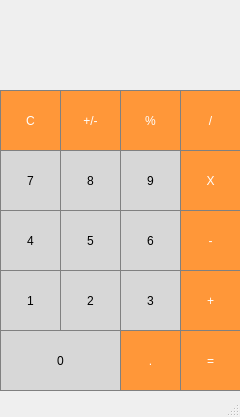
<?xml version="1.0" encoding="UTF-8"?>
<ui version="4.0">
 <class>Calculator</class>
 <widget class="QMainWindow" name="Calculator">
  <property name="geometry">
   <rect>
    <x>0</x>
    <y>0</y>
    <width>240</width>
    <height>417</height>
   </rect>
  </property>
  <property name="windowTitle">
   <string>Calculator</string>
  </property>
  <widget class="QWidget" name="centralwidget">
   <widget class="QPushButton" name="pushButton_C">
    <property name="geometry">
     <rect>
      <x>0</x>
      <y>90</y>
      <width>61</width>
      <height>61</height>
     </rect>
    </property>
    <property name="sizePolicy">
     <sizepolicy hsizetype="Preferred" vsizetype="Preferred">
      <horstretch>0</horstretch>
      <verstretch>0</verstretch>
     </sizepolicy>
    </property>
    <property name="styleSheet">
     <string notr="true">QPushButton {
  background-color: rgb(255, 151, 57);
  color: white; 
  border: 1px solid gray;
}

QPushButton:pressed {
    background-color: qlineargradient(x1: 0, y1: 0, x2: 0, y2: 1,
                                      stop: 0 #FF7832, stop: 1 #FF9739);
}</string>
    </property>
    <property name="text">
     <string>C</string>
    </property>
   </widget>
   <widget class="QPushButton" name="pushButton_sign">
    <property name="geometry">
     <rect>
      <x>60</x>
      <y>90</y>
      <width>61</width>
      <height>61</height>
     </rect>
    </property>
    <property name="sizePolicy">
     <sizepolicy hsizetype="Preferred" vsizetype="Preferred">
      <horstretch>0</horstretch>
      <verstretch>0</verstretch>
     </sizepolicy>
    </property>
    <property name="styleSheet">
     <string notr="true">QPushButton {
  background-color: rgb(255, 151, 57);
  color: white; 
  border: 1px solid gray;
}

QPushButton:pressed {
    background-color: qlineargradient(x1: 0, y1: 0, x2: 0, y2: 1,
                                      stop: 0 #FF7832, stop: 1 #FF9739);
}</string>
    </property>
    <property name="text">
     <string>+/-</string>
    </property>
   </widget>
   <widget class="QPushButton" name="pushButton_percent">
    <property name="geometry">
     <rect>
      <x>120</x>
      <y>90</y>
      <width>61</width>
      <height>61</height>
     </rect>
    </property>
    <property name="sizePolicy">
     <sizepolicy hsizetype="Preferred" vsizetype="Preferred">
      <horstretch>0</horstretch>
      <verstretch>0</verstretch>
     </sizepolicy>
    </property>
    <property name="styleSheet">
     <string notr="true">QPushButton {
  background-color: rgb(255, 151, 57);
  color: white; 
  border: 1px solid gray;
}

QPushButton:pressed {
    background-color: qlineargradient(x1: 0, y1: 0, x2: 0, y2: 1,
                                      stop: 0 #FF7832, stop: 1 #FF9739);
}</string>
    </property>
    <property name="text">
     <string>%</string>
    </property>
   </widget>
   <widget class="QPushButton" name="pushButton_divide">
    <property name="geometry">
     <rect>
      <x>180</x>
      <y>90</y>
      <width>61</width>
      <height>61</height>
     </rect>
    </property>
    <property name="sizePolicy">
     <sizepolicy hsizetype="Preferred" vsizetype="Preferred">
      <horstretch>0</horstretch>
      <verstretch>0</verstretch>
     </sizepolicy>
    </property>
    <property name="styleSheet">
     <string notr="true">QPushButton {
  background-color: rgb(255, 151, 57);
  color: white; 
  border: 1px solid gray;
}

QPushButton:pressed {
    background-color: qlineargradient(x1: 0, y1: 0, x2: 0, y2: 1,
                                      stop: 0 #FF7832, stop: 1 #FF9739);
}</string>
    </property>
    <property name="text">
     <string>/</string>
    </property>
   </widget>
   <widget class="QPushButton" name="pushButton_9">
    <property name="geometry">
     <rect>
      <x>120</x>
      <y>150</y>
      <width>61</width>
      <height>61</height>
     </rect>
    </property>
    <property name="sizePolicy">
     <sizepolicy hsizetype="Preferred" vsizetype="Preferred">
      <horstretch>0</horstretch>
      <verstretch>0</verstretch>
     </sizepolicy>
    </property>
    <property name="styleSheet">
     <string notr="true">QPushButton {
  background-color: rgb(215, 215, 215);
  border: 1px solid gray;
}
QPushButton:pressed {
    background-color: qlineargradient(x1: 0, y1: 0, x2: 0, y2: 1,
                                      stop: 0 #BEBEBE, stop: 1 #D7D7D7);
}</string>
    </property>
    <property name="text">
     <string>9</string>
    </property>
   </widget>
   <widget class="QPushButton" name="pushButton_7">
    <property name="geometry">
     <rect>
      <x>0</x>
      <y>150</y>
      <width>61</width>
      <height>61</height>
     </rect>
    </property>
    <property name="sizePolicy">
     <sizepolicy hsizetype="Preferred" vsizetype="Preferred">
      <horstretch>0</horstretch>
      <verstretch>0</verstretch>
     </sizepolicy>
    </property>
    <property name="styleSheet">
     <string notr="true">QPushButton {
  background-color: rgb(215, 215, 215);
  border: 1px solid gray;
}
QPushButton:pressed {
    background-color: qlineargradient(x1: 0, y1: 0, x2: 0, y2: 1,
                                      stop: 0 #BEBEBE, stop: 1 #D7D7D7);
}</string>
    </property>
    <property name="text">
     <string>7</string>
    </property>
   </widget>
   <widget class="QPushButton" name="pushButton_multiply">
    <property name="geometry">
     <rect>
      <x>180</x>
      <y>150</y>
      <width>61</width>
      <height>61</height>
     </rect>
    </property>
    <property name="sizePolicy">
     <sizepolicy hsizetype="Preferred" vsizetype="Preferred">
      <horstretch>0</horstretch>
      <verstretch>0</verstretch>
     </sizepolicy>
    </property>
    <property name="styleSheet">
     <string notr="true">QPushButton {
  background-color: rgb(255, 151, 57);
  color: white; 
  border: 1px solid gray;
}

QPushButton:pressed {
    background-color: qlineargradient(x1: 0, y1: 0, x2: 0, y2: 1,
                                      stop: 0 #FF7832, stop: 1 #FF9739);
}</string>
    </property>
    <property name="text">
     <string>X</string>
    </property>
   </widget>
   <widget class="QPushButton" name="pushButton_8">
    <property name="geometry">
     <rect>
      <x>60</x>
      <y>150</y>
      <width>61</width>
      <height>61</height>
     </rect>
    </property>
    <property name="sizePolicy">
     <sizepolicy hsizetype="Preferred" vsizetype="Preferred">
      <horstretch>0</horstretch>
      <verstretch>0</verstretch>
     </sizepolicy>
    </property>
    <property name="styleSheet">
     <string notr="true">QPushButton {
  background-color: rgb(215, 215, 215);
  border: 1px solid gray;
}
QPushButton:pressed {
    background-color: qlineargradient(x1: 0, y1: 0, x2: 0, y2: 1,
                                      stop: 0 #BEBEBE, stop: 1 #D7D7D7);
}</string>
    </property>
    <property name="text">
     <string>8</string>
    </property>
   </widget>
   <widget class="QPushButton" name="pushButton_6">
    <property name="geometry">
     <rect>
      <x>120</x>
      <y>210</y>
      <width>61</width>
      <height>61</height>
     </rect>
    </property>
    <property name="sizePolicy">
     <sizepolicy hsizetype="Preferred" vsizetype="Preferred">
      <horstretch>0</horstretch>
      <verstretch>0</verstretch>
     </sizepolicy>
    </property>
    <property name="styleSheet">
     <string notr="true">QPushButton {
  background-color: rgb(215, 215, 215);
  border: 1px solid gray;
}
QPushButton:pressed {
    background-color: qlineargradient(x1: 0, y1: 0, x2: 0, y2: 1,
                                      stop: 0 #BEBEBE, stop: 1 #D7D7D7);
}</string>
    </property>
    <property name="text">
     <string>6</string>
    </property>
   </widget>
   <widget class="QPushButton" name="pushButton_4">
    <property name="geometry">
     <rect>
      <x>0</x>
      <y>210</y>
      <width>61</width>
      <height>61</height>
     </rect>
    </property>
    <property name="sizePolicy">
     <sizepolicy hsizetype="Preferred" vsizetype="Preferred">
      <horstretch>0</horstretch>
      <verstretch>0</verstretch>
     </sizepolicy>
    </property>
    <property name="styleSheet">
     <string notr="true">QPushButton {
  background-color: rgb(215, 215, 215);
  border: 1px solid gray;
}
QPushButton:pressed {
    background-color: qlineargradient(x1: 0, y1: 0, x2: 0, y2: 1,
                                      stop: 0 #BEBEBE, stop: 1 #D7D7D7);
}</string>
    </property>
    <property name="text">
     <string>4</string>
    </property>
   </widget>
   <widget class="QPushButton" name="pushButton_substract">
    <property name="geometry">
     <rect>
      <x>180</x>
      <y>210</y>
      <width>61</width>
      <height>61</height>
     </rect>
    </property>
    <property name="sizePolicy">
     <sizepolicy hsizetype="Preferred" vsizetype="Preferred">
      <horstretch>0</horstretch>
      <verstretch>0</verstretch>
     </sizepolicy>
    </property>
    <property name="styleSheet">
     <string notr="true">QPushButton {
  background-color: rgb(255, 151, 57);
  color: white; 
  border: 1px solid gray;
}

QPushButton:pressed {
    background-color: qlineargradient(x1: 0, y1: 0, x2: 0, y2: 1,
                                      stop: 0 #FF7832, stop: 1 #FF9739);
}</string>
    </property>
    <property name="text">
     <string>-</string>
    </property>
   </widget>
   <widget class="QPushButton" name="pushButton_5">
    <property name="enabled">
     <bool>true</bool>
    </property>
    <property name="geometry">
     <rect>
      <x>60</x>
      <y>210</y>
      <width>61</width>
      <height>61</height>
     </rect>
    </property>
    <property name="sizePolicy">
     <sizepolicy hsizetype="Preferred" vsizetype="Preferred">
      <horstretch>0</horstretch>
      <verstretch>0</verstretch>
     </sizepolicy>
    </property>
    <property name="styleSheet">
     <string notr="true">QPushButton {
  background-color: rgb(215, 215, 215);
  border: 1px solid gray;
}
QPushButton:pressed {
    background-color: qlineargradient(x1: 0, y1: 0, x2: 0, y2: 1,
                                      stop: 0 #BEBEBE, stop: 1 #D7D7D7);
}</string>
    </property>
    <property name="text">
     <string>5</string>
    </property>
   </widget>
   <widget class="QPushButton" name="pushButton_3">
    <property name="geometry">
     <rect>
      <x>120</x>
      <y>270</y>
      <width>61</width>
      <height>61</height>
     </rect>
    </property>
    <property name="sizePolicy">
     <sizepolicy hsizetype="Preferred" vsizetype="Preferred">
      <horstretch>0</horstretch>
      <verstretch>0</verstretch>
     </sizepolicy>
    </property>
    <property name="styleSheet">
     <string notr="true">QPushButton {
  background-color: rgb(215, 215, 215);
  border: 1px solid gray;
}
QPushButton:pressed {
    background-color: qlineargradient(x1: 0, y1: 0, x2: 0, y2: 1,
                                      stop: 0 #BEBEBE, stop: 1 #D7D7D7);
}</string>
    </property>
    <property name="text">
     <string>3</string>
    </property>
   </widget>
   <widget class="QPushButton" name="pushButton_1">
    <property name="geometry">
     <rect>
      <x>0</x>
      <y>270</y>
      <width>61</width>
      <height>61</height>
     </rect>
    </property>
    <property name="sizePolicy">
     <sizepolicy hsizetype="Preferred" vsizetype="Preferred">
      <horstretch>0</horstretch>
      <verstretch>0</verstretch>
     </sizepolicy>
    </property>
    <property name="styleSheet">
     <string notr="true">QPushButton {
  background-color: rgb(215, 215, 215);
  border: 1px solid gray;
}
QPushButton:pressed {
    background-color: qlineargradient(x1: 0, y1: 0, x2: 0, y2: 1,
                                      stop: 0 #BEBEBE, stop: 1 #D7D7D7);
}</string>
    </property>
    <property name="text">
     <string>1</string>
    </property>
   </widget>
   <widget class="QPushButton" name="pushButton_add">
    <property name="geometry">
     <rect>
      <x>180</x>
      <y>270</y>
      <width>61</width>
      <height>61</height>
     </rect>
    </property>
    <property name="sizePolicy">
     <sizepolicy hsizetype="Preferred" vsizetype="Preferred">
      <horstretch>0</horstretch>
      <verstretch>0</verstretch>
     </sizepolicy>
    </property>
    <property name="styleSheet">
     <string notr="true">QPushButton {
  background-color: rgb(255, 151, 57);
  color: white; 
  border: 1px solid gray;
}

QPushButton:pressed {
    background-color: qlineargradient(x1: 0, y1: 0, x2: 0, y2: 1,
                                      stop: 0 #FF7832, stop: 1 #FF9739);
}</string>
    </property>
    <property name="text">
     <string>+</string>
    </property>
   </widget>
   <widget class="QPushButton" name="pushButton_2">
    <property name="geometry">
     <rect>
      <x>60</x>
      <y>270</y>
      <width>61</width>
      <height>61</height>
     </rect>
    </property>
    <property name="sizePolicy">
     <sizepolicy hsizetype="Preferred" vsizetype="Preferred">
      <horstretch>0</horstretch>
      <verstretch>0</verstretch>
     </sizepolicy>
    </property>
    <property name="styleSheet">
     <string notr="true">QPushButton {
  background-color: rgb(215, 215, 215);
  border: 1px solid gray;
}
QPushButton:pressed {
    background-color: qlineargradient(x1: 0, y1: 0, x2: 0, y2: 1,
                                      stop: 0 #BEBEBE, stop: 1 #D7D7D7);
}</string>
    </property>
    <property name="text">
     <string>2</string>
    </property>
   </widget>
   <widget class="QLabel" name="label_result">
    <property name="geometry">
     <rect>
      <x>0</x>
      <y>0</y>
      <width>241</width>
      <height>91</height>
     </rect>
    </property>
    <property name="styleSheet">
     <string notr="true">QPushButton {
  background-color: rgb(215, 215, 215);
  border: 1px solid gray;
}
QPushButton:pressed {
    background-color: qlineargradient(x1: 0, y1: 0, x2: 0, y2: 1,
                                      stop: 0 #BEBEBE, stop: 1 #D7D7D7);
}</string>
    </property>
    <property name="text">
     <string/>
    </property>
   </widget>
   <widget class="QPushButton" name="pushButton_equals">
    <property name="geometry">
     <rect>
      <x>180</x>
      <y>330</y>
      <width>61</width>
      <height>61</height>
     </rect>
    </property>
    <property name="sizePolicy">
     <sizepolicy hsizetype="Preferred" vsizetype="Preferred">
      <horstretch>0</horstretch>
      <verstretch>0</verstretch>
     </sizepolicy>
    </property>
    <property name="styleSheet">
     <string notr="true">QPushButton {
  background-color: rgb(255, 151, 57);
  color: white; 
  border: 1px solid gray;
}

QPushButton:pressed {
    background-color: qlineargradient(x1: 0, y1: 0, x2: 0, y2: 1,
                                      stop: 0 #FF7832, stop: 1 #FF9739);
}</string>
    </property>
    <property name="text">
     <string>=</string>
    </property>
   </widget>
   <widget class="QPushButton" name="pushButton_dot">
    <property name="geometry">
     <rect>
      <x>120</x>
      <y>330</y>
      <width>61</width>
      <height>61</height>
     </rect>
    </property>
    <property name="sizePolicy">
     <sizepolicy hsizetype="Preferred" vsizetype="Preferred">
      <horstretch>0</horstretch>
      <verstretch>0</verstretch>
     </sizepolicy>
    </property>
    <property name="styleSheet">
     <string notr="true">QPushButton {
  background-color: rgb(255, 151, 57);
  color: white; 
  border: 1px solid gray;
}

QPushButton:pressed {
    background-color: qlineargradient(x1: 0, y1: 0, x2: 0, y2: 1,
                                      stop: 0 #FF7832, stop: 1 #FF9739);
}</string>
    </property>
    <property name="text">
     <string>.</string>
    </property>
   </widget>
   <widget class="QPushButton" name="pushButton_0">
    <property name="geometry">
     <rect>
      <x>0</x>
      <y>330</y>
      <width>121</width>
      <height>61</height>
     </rect>
    </property>
    <property name="sizePolicy">
     <sizepolicy hsizetype="Preferred" vsizetype="Preferred">
      <horstretch>0</horstretch>
      <verstretch>0</verstretch>
     </sizepolicy>
    </property>
    <property name="styleSheet">
     <string notr="true">QPushButton {
  background-color: rgb(215, 215, 215);
  border: 1px solid gray;
}
QPushButton:pressed {
    background-color: qlineargradient(x1: 0, y1: 0, x2: 0, y2: 1,
                                      stop: 0 #BEBEBE, stop: 1 #D7D7D7);
}</string>
    </property>
    <property name="text">
     <string>0</string>
    </property>
   </widget>
  </widget>
  <widget class="QStatusBar" name="statusbar"/>
 </widget>
 <resources/>
 <connections/>
</ui>
